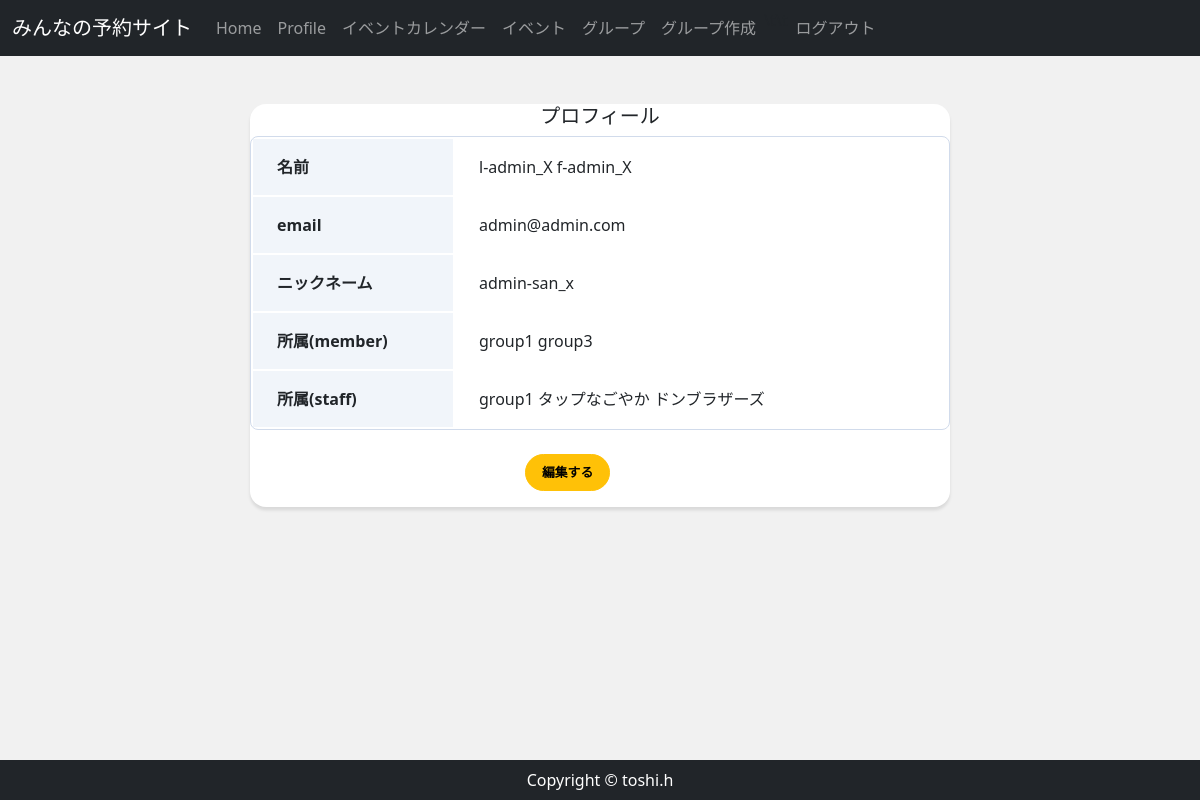
The page /accounts/profile/2/ (signed in) on the database as committed earlier.
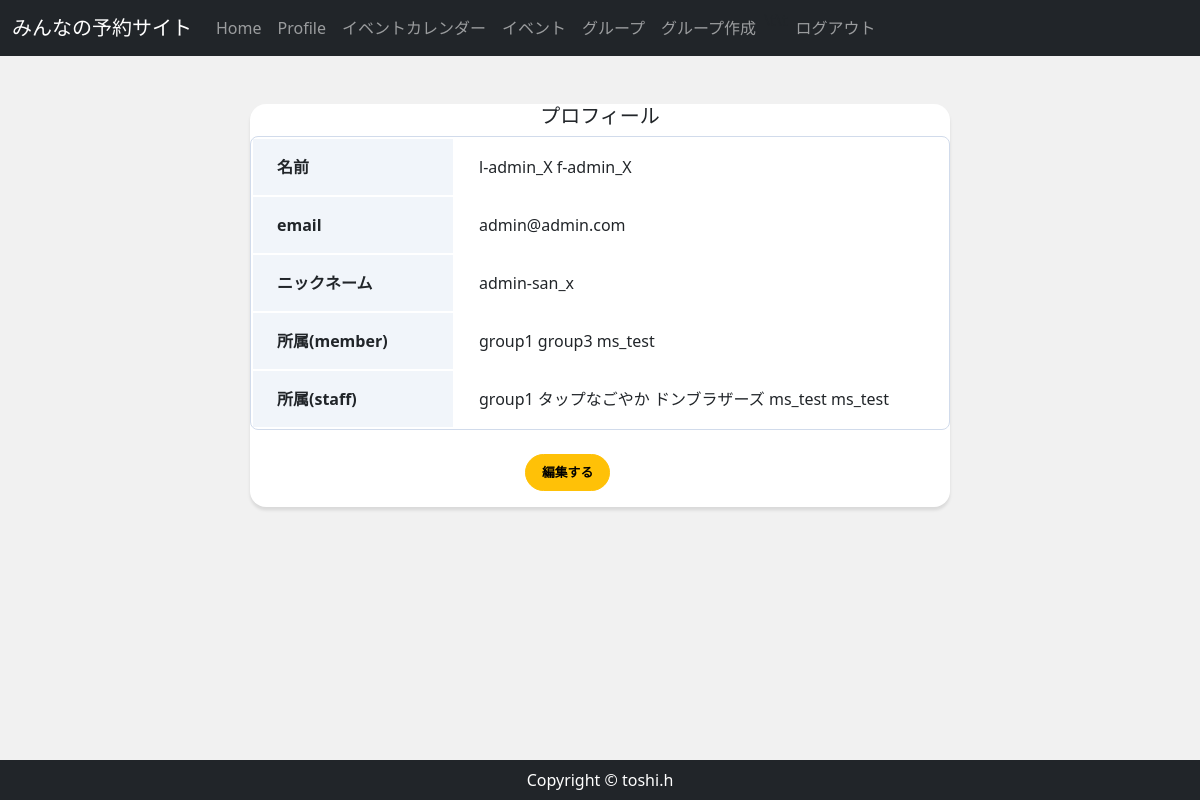
The same page on the database as committed later.
### reservation/models.py (models this page shows)
class ApprovedMember(models.Model):
    member = models.ForeignKey(CustomUser,  on_delete=models.CASCADE)
    group = models.ForeignKey(Group,  on_delete=models.CASCADE)
    approved = models.BooleanField(default=False)
    class Meta:
        constraints = [
            models.UniqueConstraint(
                fields=["member", "group"],
                name = "approved_member_unique"
            ),
        ]

class Group(models.Model):
    group_name = models.CharField(max_length=150)
    group_detail = models.TextField()
    group_owner = models.ForeignKey(
        CustomUser,
        unique=False,
        db_index=True,
        related_name='owner',
        on_delete=models.CASCADE
    )
    def __str__(self):
        return self.group_name

class ApprovedStaff(models.Model):
    staff = models.ForeignKey(CustomUser,  on_delete=models.CASCADE,)
    group = models.ForeignKey(Group,  on_delete=models.CASCADE, )
    approved = models.BooleanField(default=False)
    class Meta:
        constraints = [
            models.UniqueConstraint(
                fields=["staff", "group"],
                name = "approved_staff_unique",
            ),
        ]

### accounts/views.py (the view)
# urls.py: path('profile/<int:pk>/', views.ProfileView.as_view(), name='profile'),
class ProfileView(OnlyYouMixin, DetailView):
    model = CustomUser
    template_name = 'account/profile.html'
    def get(self, request, *args, **kwargs):
        user_data = CustomUser.objects.get(email=self.request.user)
        group_data_m = ApprovedMember.objects.filter(member=user_data, approved=True)
        group_data_s = ApprovedStaff.objects.filter(staff=user_data, approved=True)
        return render(request, self.template_name,{
            'group_data_m':group_data_m,
            'group_data_s':group_data_s,
            'user_data':user_data,
        })

### accounts/models.py (called while the page is built)
    def __str__(self):
        return self.email

    @property
    def is_active(self):
        return self.active

### accounts/views.py (called while the page is built)
    def test_func(self):
        user = self.request.user
        return user.pk == self.kwargs['pk'] or user.is_superuser

### accounts/templates/account/profile.html (shortened to what this page needs)
{% extends 'reservation/base.html' %}
{% block content %}
    <div class="card card-profile my-5 mx-auto">
        <div class="carl-body">
            <h5 class="card-title text-center">プロフィール</h5>
            <table class="profile_table mb-4 ">
                <tbody>
                    <tr>
                        <th class="header">名前</th>
                        <td class="data">{{ user.first_name }} {{ user.last_name }} </td>
                    </tr>
                    <tr>
                        <th class="header">email</th>
                        <td class="data">{{ user.email }}</td>
                    </tr>
                    <tr>
                        <th class="header">ニックネーム</th>
                        <td class="data">{{ user.nickname }}</td>
                    </tr>
                        <th class="header">所属(member)</th>
                        <td class="data">
                        {% for group_m in group_data_m %}
                            {{ group_m.group }}
                        {% endfor %}
                        </td>
                    <tr>
                        <th class="header">所属(staff)</th>
                        <td class="data">
                        {% for group_s in group_data_s %}
                            {{ group_s.group }}
                        {% endfor %}
                        </td>
                    </tr>
                </tbody>
            </table>
            <div class="button my-3 mx-auto">
                <a href="{% url 'profile_form' user.pk %}" class="btn btn-lg btn-warning btn-block">編集する</a>
            </div>
        </div>
    </div>
{% endblock %}

Rows that differ between the two databases and show on the page:
added ApprovedMember: group "ms_test"
added ApprovedStaff: group "ms_test"
added ApprovedStaff: group "ms_test"
